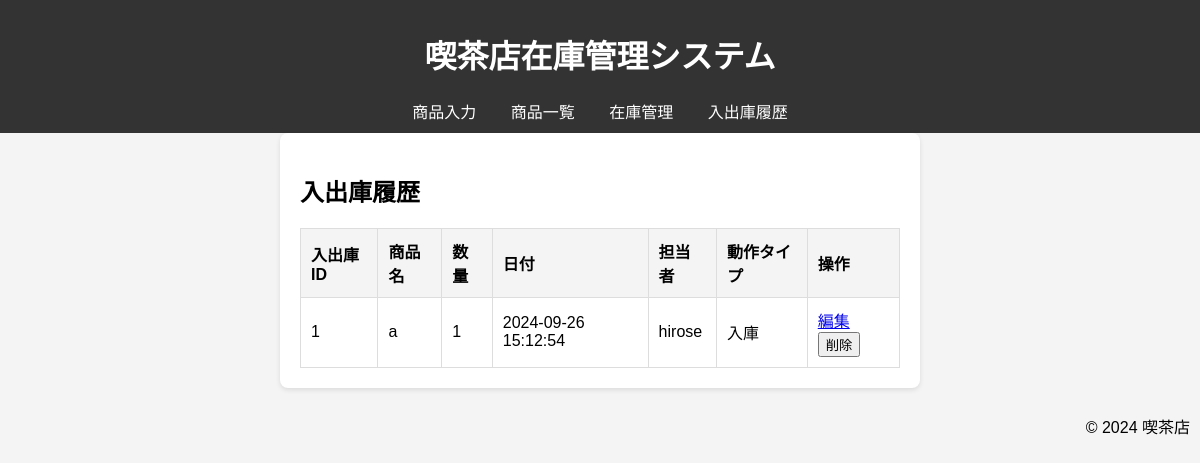
Page /stock/movement/history on the earlier database version.
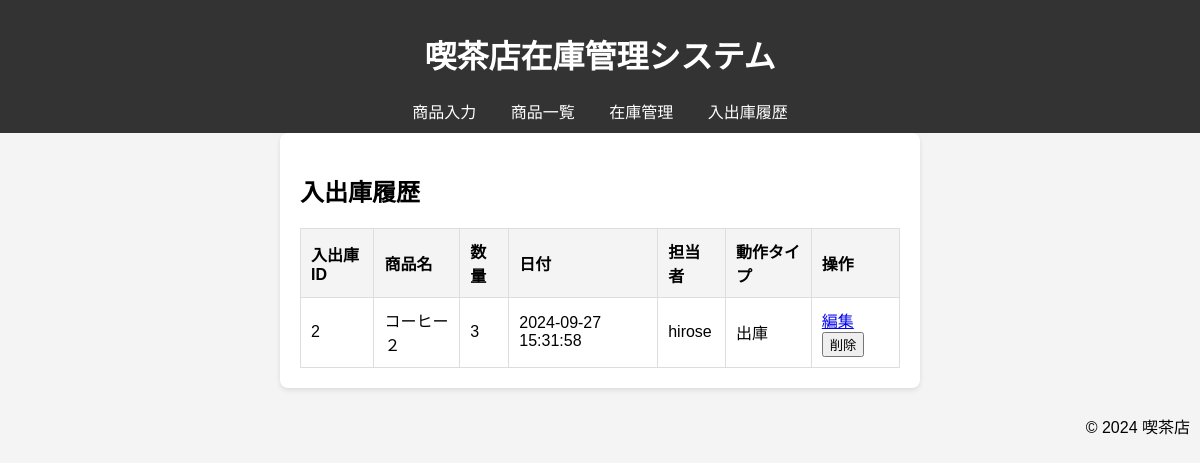
Same page on the later database version.
### tables this page shows
CREATE TABLE stock_movement (
    id INTEGER PRIMARY KEY AUTOINCREMENT,  -- 入出庫ID
    product_id INTEGER NOT NULL,           -- 商品ID
    quantity INTEGER NOT NULL,             -- 数量
    movement_date DATE NOT NULL,           -- 入庫/出庫日
    staff_id INTEGER NOT NULL,             -- 担当者ID
    movement_type TEXT NOT NULL,           -- 動作タイプ ('in' = 入庫, 'out' = 出庫)
    FOREIGN KEY(product_id) REFERENCES product(id),  -- 商品IDとの外部キー制約
    FOREIGN KEY(staff_id) REFERENCES staff(id)       -- 担当者IDとの外部キー制約
);

CREATE TABLE product (
    id INTEGER PRIMARY KEY AUTOINCREMENT,  -- 商品ID
    name TEXT NOT NULL,                    -- 商品名
    category_id INTEGER,                   -- カテゴリーID
    image_url TEXT,                        -- 商品画像のURL
    notes TEXT, price REAL, is_deleted INTEGER DEFAULT 0,                            -- 特記事項
    FOREIGN KEY(category_id) REFERENCES category(id)  -- カテゴリーとの外部キー制約
);

CREATE TABLE staff (
    id INTEGER PRIMARY KEY AUTOINCREMENT,  -- 担当者ID
    name TEXT NOT NULL                     -- 担当者名
);

### app.py (the view)
@app.route('/stock/movement/history')
def stock_movement_history():
    conn = get_db_connection()
    movements = conn.execute('''
        SELECT sm.id, p.name AS product_name, sm.quantity, sm.movement_date, s.name AS staff_name, sm.movement_type
        FROM STOCK_MOVEMENT sm
        JOIN PRODUCT p ON sm.product_id = p.id
        JOIN STAFF s ON sm.staff_id = s.id
        ORDER BY sm.movement_date DESC
    ''').fetchall()
    conn.close()
    return render_template('stock_movement_history.html', movements=movements)

### app.py (called while the page is built)
def get_db_connection():
    conn = sqlite3.connect('cafe_management.db')
    conn.row_factory = sqlite3.Row
    return conn

### templates/stock_movement_history.html
{% extends 'base.html' %}
{% block content %}
<h2>入出庫履歴</h2>
<table>
    <thead>
        <tr>
            <th>入出庫ID</th>
            <th>商品名</th>
            <th>数量</th>
            <th>日付</th>
            <th>担当者</th>
            <th>動作タイプ</th>
            <th>操作</th>
        </tr>
    </thead>
    <tbody>
        {% for movement in movements %}
        <tr>
            <td>{{ movement['id'] }}</td>
            <td>{{ movement['product_name'] }}</td>
            <td>{{ movement['quantity'] }}</td>
            <td>{{ movement['movement_date'] }}</td>
            <td>{{ movement['staff_name'] }}</td>
            <td>{{ movement['movement_type'] }}</td>
            <td>
                <a href="{{ url_for('stock_movement_edit', id=movement['id']) }}">編集</a>
                <form action="{{ url_for('stock_movement_delete', id=movement['id']) }}" method="post" style="display:inline;">
                    <button type="submit" onclick="return confirm('本当に削除しますか？')">削除</button>
                </form>
            </td>
        </tr>
        {% endfor %}
    </tbody>
</table>
{% endblock %}

### templates/base.html (shortened to what this page needs)
<!DOCTYPE html>
<html lang="ja">
<head>
    <link rel="stylesheet" href="{{ url_for('static', filename='styles.css') }}">
</head>
<body>
    {% include 'header.html' %}
    <main>
        {% block content %}{% endblock %}
    </main>
    {% include 'footer.html' %}
</body>
</html>

### templates/header.html
<header>
    <h1>喫茶店在庫管理システム</h1>
    <nav>
        <a href="{{ url_for('product_input') }}">商品入力</a>
        <a href="{{ url_for('product_list') }}">商品一覧</a>
        <a href="{{ url_for('stock_movement') }}">在庫管理</a>
        <a href="{{ url_for('stock_movement_history') }}">入出庫履歴</a>
    </nav>
</header>

### templates/footer.html
<footer>
    <p>&copy; 2024 喫茶店</p>
</footer>

### static/styles.css (style rules this page uses)
body { font-family: Arial, sans-serif; margin: 0; padding: 0; background-color: #f4f4f4; }
header { background-color: #333; color: #fff; padding: 10px; text-align: center; }
footer { float:right; padding:10px; }
nav a { color: white; margin: 0 15px; text-decoration: none; }
main { padding: 20px; margin: 0 auto; max-width: 600px; background-color: white; border-radius: 8px; box-shadow: 0 2px 5px rgba(0, 0, 0, 0.1); }
form { display: flex; flex-direction: column; }
table { width: 100%; border-collapse: collapse; margin-top: 20px; }
th, td { padding: 10px; text-align: left; border: 1px solid #ddd; }
th { background-color: #f4f4f4; }

Differences in the rows shown:
removed stock_movement: id "1", product_name "a", quantity "1", movement_date "2024-09-26 15:12:54", staff_name "hirose", movement_type "入庫"
added stock_movement: id "2", product_name "コーヒー２", quantity "3", movement_date "2024-09-27 15:31:58", staff_name "hirose", movement_type "出庫"
